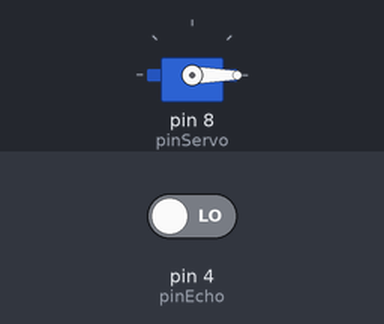
A sketch run on a simulated Arduino Uno, built with avr-gcc and run on an emulated ATmega328P. On the bench: servo. The inputs (shaded band) are chosen by the test bench; at power-on: pin 4 (pinEcho) LOW. What the sketch prints to the serial monitor is not drawn.

Above: at 0.05 s.
At 3.0 s:
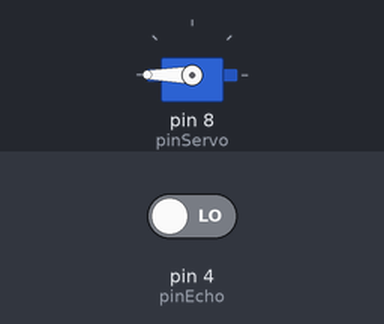
Timing chart, 0 to 5.2 s (numbered marks = the images above):
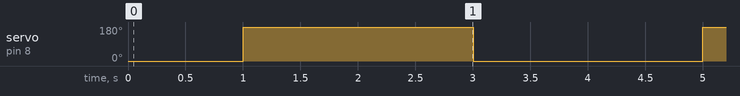

The sketch:

sketch_distance_servo.ino
```cpp
#include "Servo.h"
Servo servo;

int pinTrig = 3;
int pinEcho = 4;
int pinServo = 8;

int duration = 0;
int distance = 0;

void setup() {
  // put your setup code here, to run once:

  // 서보 초기화
  servo.attach(pinServo);
  servo.write(0);
  servo.detach();

  // 초음파 센서 Trig, Echo Pin 설정
  pinMode(pinTrig, OUTPUT);
  pinMode(pinEcho, INPUT);

  // 시리얼모니터 설정
  Serial.begin(9600);

}

void loop() {

  // 거리 측정하기
  measure();

  // 거리가 10cm 보다 가까우면 모터 회전하기
  if(distance < 10) {
    rotaion();
  }

  delay(500);
}

// 초음파 센서로 거리 측정하기
void measure() {

  digitalWrite(pinTrig, LOW);
  delayMicroseconds(10);
  digitalWrite(pinTrig, HIGH);

  duration = pulseIn(pinEcho, HIGH);
  distance = duration / 2 / 29.1;
}

// 서보모터 회전하기
void rotaion() {

  servo.attach(pinServo);

  //회전
  servo.write(180);
  Serial.print("서보회전각1 : ");
  Serial.println(servo.read());
  delay(2000);

  //복귀
  servo.write(0);
  Serial.print("서보회전각2 : ");
  Serial.println(servo.read());
  delay(500);

  servo.detach();
}
```

Measured:
- by itself, servo on pin 8 (pinServo): alternates 180° for 2.0 s and 0° for 2.0 s
